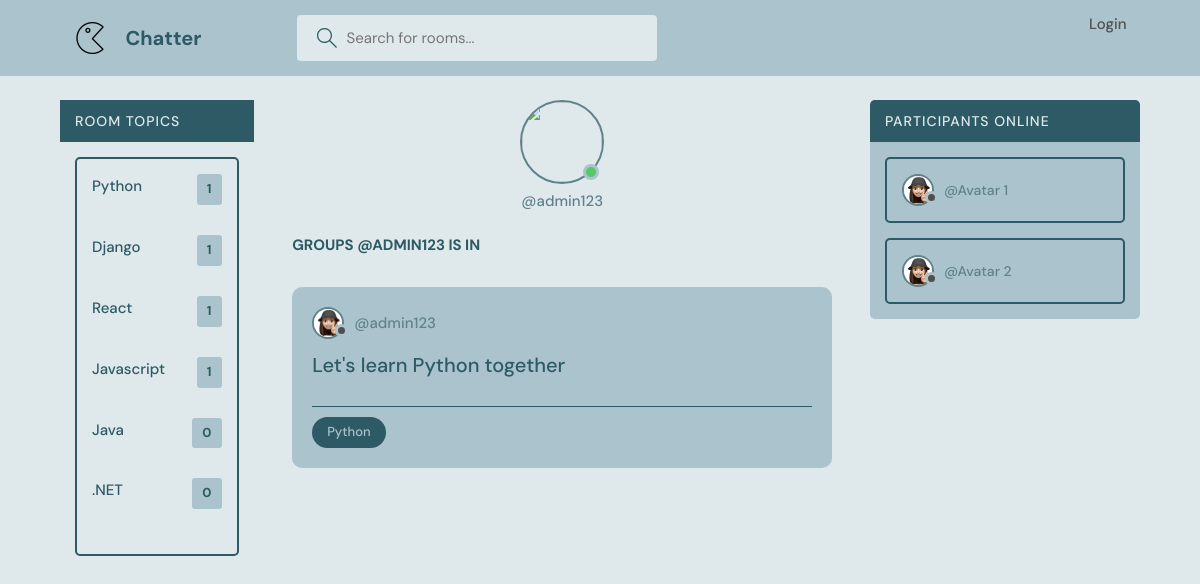
Page /profile/1/ on the committed database.
### base/models.py (models this page shows, shortened)
class Topic(models.Model):
    name = models.CharField(max_length=100)

class Room(models.Model):
    host = models.ForeignKey(User, on_delete=models.SET_NULL, null = True)
    topic= models.ForeignKey(Topic, on_delete=models.SET_NULL, null = True)
    name = models.CharField(max_length =200) # specify the attribute and its value
    description = models.TextField(null = True, blank = True) # by default null is set to False. Null = true means description can be blank. Null is for database and blank is for the form
    participants = models.ManyToManyField(User, related_name='participants', blank=True)
    updated = models.DateTimeField(auto_now = True) #snapshot every time we save
    created = models.DateTimeField(auto_now_add = True) #snapshot the first time we add it
    class Meta:
        ordering = ['-updated', '-created']

### base/views.py (the view)
# urls.py: path('profile/<str:pk>/', views.userProfile, name="user-profile"),
def userProfile(request,pk):
    user = User.objects.get(id=pk)
    rooms = user.room_set.all()
    room_message = user.message_set.all()
    topics = Topic.objects.all()
    context= {'user': user, 'rooms':rooms, 'topics':topics}
    return render(request, 'base/profile.html', context)

### base/templates/base/profile.html (shortened to what this page needs)
{% extends 'main.html' %}
{% load static %}
{% block content %}
<main class="profile-page layout layout--3">
  <div class="container">
    {% include 'base/topics_component.html' %}
    <div class="roomList">
      <div class="profile">
        <div class="profile__avatar">
          <div class="avatar avatar--large active">
            <img src="" />
          </div>
        </div>
        <div class="profile__info">
          <p>@{{user.username}}</p>
        </div>
        <div class="profile__about">
          <h3> Groups @{{user.username}} is in </h3>
        </div>
      </div>
      {% include 'base/feed_component.html' %}
    </div>
    <div class="activities">
      <div class="activities__header">
        <h2>Participants online</h2>
      </div>
      <div class="activities__box">
        <div class="activities__boxHeader roomListRoom__header">
          <a href="profile.html" class="roomListRoom__author">
            <div class="avatar avatar--small">
              <img src="static/images/avatar1.png" />
            </div>
            <p>
              @Avatar 1
            </p>
          </a>
        </div>
      </div>
      <div class="activities__box">
        <div class="activities__boxHeader roomListRoom__header">
          <a href="profile.html" class="roomListRoom__author">
            <div class="avatar avatar--small">
              <img src="static/images/avatar1.png" />
            </div>
            <p>
              @Avatar 2
            </p>
          </a>
        </div>
      </div>
    </div>
  </div>
</main>
{% endblock content %}

### base/templates/base/topics_component.html (shortened to what this page needs)
<div class="topics">
  <div class="activities__header">
    <h2> Room topics </h2>
  </div>
  <div class="activities__box">
    <ul class="topics__list">
            {% for topic in topics %}
            <li>
                <a href="{% url 'home' %}?q={{topic.name}}">{{topic.name}}<span>{{topic.room_set.all.count}}</span></a>
      </li>
      {% endfor %}
    </ul>
  </div>
</div>

### base/templates/base/feed_component.html (shortened to what this page needs)
{% for room in rooms %}
<div class="roomListRoom">
    <div class="roomListRoom__header">
        <a href="{% url 'user-profile' room.host.id %}" class="roomListRoom__author">
            <div class="avatar avatar--small">
                <img src="static/images/avatar1.png" />
            </div>
            <span>
                @{{room.host.username}}
            </span>
        </a>
        <div class="roomListRoom__actions">
            <span> {{room.created | timesince }} ago</span>
        </div>
    </div>
    <div class="roomListRoom__content">
        <a href="{% url 'room' room.id %}">{{room.name}}</a>
    </div>
    <div class="roomListRoom__meta">
        <p class="roomListRoom__topic">{{room.topic.name}}</p>
    </div>
</div>
{% endfor %}

### static/styles/style.css (style rules this page uses)
:root { --color-main: #61828A; --color-dark: #abc3cd; --color-dark-medium: #2d5a65; --color-dark-light: #2d5a65; --color-light: #DfE9Eb; --color-gray: #504e4e; --color-light-gray:#abc3cd; --color-bg: #DfE9Eb; --color-success: #55c963; --color-error: #fc4b0b; }
* { font-family: "DM Sans", -apple-system, BlinkMacSystemFont, "Segoe UI", Roboto, Oxygen, Ubuntu, Cantarell, "Open Sans", "Helvetica Neue", sans-serif; margin: 0; padding: 0; box-sizing: border-box; text-rendering: optimizeLegibility; color: inherit; font-size: inherit; }
html { font-size: 56.25%; }
@media only screen and (min-width: 1200px) { html { font-size: 62.5%; } }
body { line-height: 1.6; font-weight: 400; font-size: 1.5rem; color: var(--color-light-gray); background-color: var(--color-bg); min-height: 100vh; }
img { width: 100%; }
a { display: inline-block; color: var(--color-main); text-decoration: none; }
.container { max-width: 120rem; width: 90%; margin: auto; }
.avatar { position: relative; display: inline-block; border-radius: 50%; border: 2px solid var(--color-main); }
.avatar img { display: block; border-radius: 50%; object-fit: cover; object-position: center; }
.avatar::after { content: ""; display: block; position: absolute; background-color: var(--color-gray); z-index: 111; border-radius: 50%; border: 0.3rem solid var(--color-dark); }
.avatar.active::after { background-color: var(--color-success); }
.avatar.avatar--small img { width: 2.8rem; height: 2.8rem; }
.avatar.avatar--small:after { width: 0.7rem; height: 0.7rem; bottom: 0px; right: -6px; }
.avatar.avatar--large img { display: block; width: 8rem; height: 8rem; border-radius: 50%; }
.avatar.avatar--large:after { width: 1rem; height: 1rem; bottom: 2px; right: 3.5px; }
.layout { margin-top: 2.4rem; }
.layout > .container { display: flex; justify-content: space-between; align-items: flex-start; }
.layout--3 > .container > div:first-child { flex-basis: 18%; max-width: 22.5rem; }
.layout--3 > .container > div:nth-child(2) { flex-basis: 50%; }
.layout--3 > .container > div:last-child { flex-basis: 25%; }
.topics__list { list-style: none; }
.topics__list li a { display: flex; justify-content: space-between; margin-bottom: 3rem; font-weight: 500; color: var(--color-dark-light); transition: all 0.3s ease-in-out; }
.topics__list li a span { padding: 0.5rem 1rem; background-color: var(--color-dark); border-radius: 3px; font-size: 1.3rem; font-weight: 700; letter-spacing: 1px; }
.roomListRoom { margin-bottom: 2.4rem; background-color: var(--color-dark); border-radius: 1rem; padding: 2rem; }
.roomListRoom__header { display: flex; justify-content: space-between; align-items: center; }
.roomListRoom__author { font-weight: 500; display: flex; align-items: center; gap: 1rem; }
.roomListRoom__actions { display: flex; align-items: flex-start; gap: 1rem; position: relative; }
.roomListRoom__actions span { font-size: 1.4rem; font-weight: 500; }
.roomListRoom__content { margin: 1rem 0; }
.roomListRoom__content a { font-size: 2rem; font-weight: 500; margin-bottom: 1.5rem; color: var(--color-dark-medium); transition: all 0.3s ease-in-out; }
.roomListRoom__meta { border-top: 1px solid var(--color-dark-medium); padding-top: 1rem; display: flex; align-items: center; justify-content: space-between; }
.roomListRoom__topic { padding: 5px 1.5rem; background-color: var(--color-dark-medium); border-radius: 5rem; font-weight: 500; font-size: 1.3rem; }
.activities { background: var(--color-dark); border-radius: 5px; overflow: hidden; }
.activities__header h2 { background-color: var(--color-dark-medium); text-transform: uppercase; font-weight: 500; padding: 1rem 1.5rem; color: var(--color-light); letter-spacing: 1px; font-size: 1.4rem; }
.activities__box { margin: 1.5rem; padding: 1.5rem; border: 2px solid var(--color-dark-medium); border-radius: 5px; }
.activities__boxHeader p { font-size: 1.4rem; line-height: 1.3; }
.profile { margin-bottom: 3rem; }
.profile__avatar { text-align: center; }
.profile__info { text-align: center; }
.profile__info p { color: var(--color-main); font-weight: 500; margin-bottom: 1rem; }
.profile__about { margin-top: 2rem; }
.profile__about h3 { text-transform: uppercase; color: var(--color-dark-light); margin-bottom: 0.5rem; }

### rows in the picture
Topic: name "Python", room_set.all.count "1"
Topic: name "Django", room_set.all.count "1"
Topic: name "React", room_set.all.count "1"
Topic: name "Javascript", room_set.all.count "1"
Topic: name "Java", room_set.all.count "0"
Topic: name ".NET", room_set.all.count "0"
Room: host.username "admin123", name "Let's learn Python together", topic.name "Python"

### other values in the picture
{{ user.username }} "admin123"
{{ user.username }} "ADMIN123"
